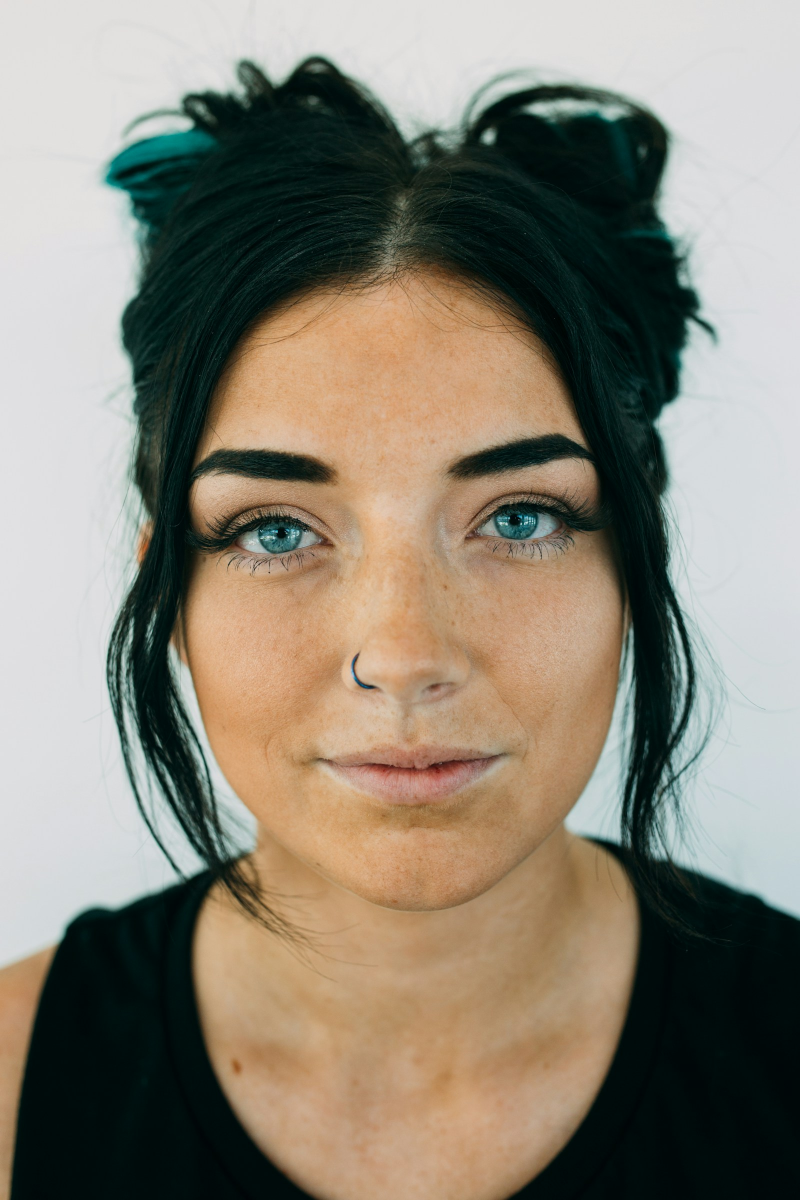
#> input picture experiments/faceA.jpg, 1600 x 2400 px (shown at 1/2 size)
$ python -i lighting.py   (imports and definitions only)
#> lines starting #> are read from the running program, lines starting #| are printed output that depends on the picture
"""The lighting sweep: how far do skin scores move when only the light changes?

Each face is scanned at five exposures and two colour temperatures. The skin is identical in every
frame, so any score change is the light, not the skincare.

    python3 experiments/lighting.py faceA.jpg faceB.jpg ...     (~9 units per scan, 7 per face)
"""
import io
import json
import pathlib
import sys

from PIL import Image, ImageEnhance

sys.path.insert(0, str(pathlib.Path(__file__).resolve().parent.parent))
import youcam  # noqa: E402

CONCERNS = ["wrinkle", "pore", "texture", "acne"]
EXPOSURES = [0.8, 0.9, 1.0, 1.1, 1.2]


def jpeg(image):
    buffer = io.BytesIO()
    image.save(buffer, "JPEG", quality=92)
    return buffer.getvalue()


def tint(image, red, blue):
    r, g, b = image.split()
    return Image.merge("RGB", (r.point(lambda v: min(255, int(v * red))), g,
                               b.point(lambda v: min(255, int(v * blue)))))


def frames(image):
    for exposure in EXPOSURES:
        yield f"exposure {exposure:.1f}", ImageEnhance.Brightness(image).enhance(exposure)
    yield "warm light", tint(image, 1.08, 0.90)
    yield "cool light", tint(image, 0.92, 1.08)


def main(paths):
    out = pathlib.Path(__file__).with_name("lighting.json")
    done = json.loads(out.read_text()) if out.exists() else {}
    for path in paths:
        name = pathlib.Path(path).stem
        if name in done:
            continue
        image = Image.open(path).convert("RGB")
        if max(image.size) > 2000:
            image.thumbnail((2000, 2000))
        rows = []
        for label, frame in frames(image):
            file_id = youcam.upload(jpeg(frame), name=name + ".jpg")
            try:
                scores, _ = youcam.analyse(CONCERNS, file_id=file_id)
            except RuntimeError as error:
                rows.append({"frame": label, "error": str(error)})
                print(name, label, "ERROR", error, flush=True)
                continue
            row = {"frame": label, "all": scores["all"]["score"], "skin_age": scores.get("skin_age")}
            row.update({c: scores[c]["ui_score"] for c in CONCERNS})
            rows.append(row)
            print(name, json.dumps(row), flush=True)
        done[name] = rows
        out.write_text(json.dumps(done, indent=1))
    print("balance now", youcam.balance())


# [2 lines not run here, left out]

>>> import cv2
>>> picture = cv2.imread('faceA.jpg', cv2.IMREAD_GRAYSCALE)
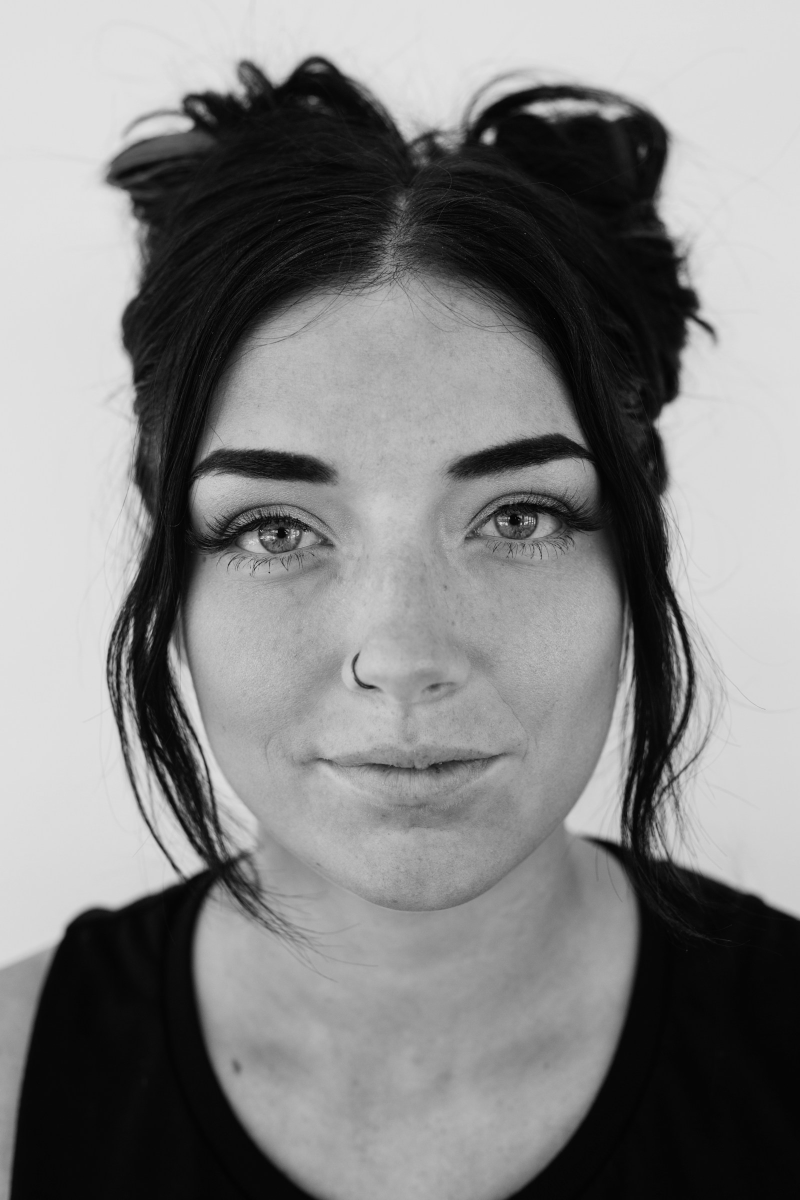
#> picture: shape (2400, 1600) (shown at 1/2 size); min 0, max 230, mean 130.5
>>> result = frames(picture)
